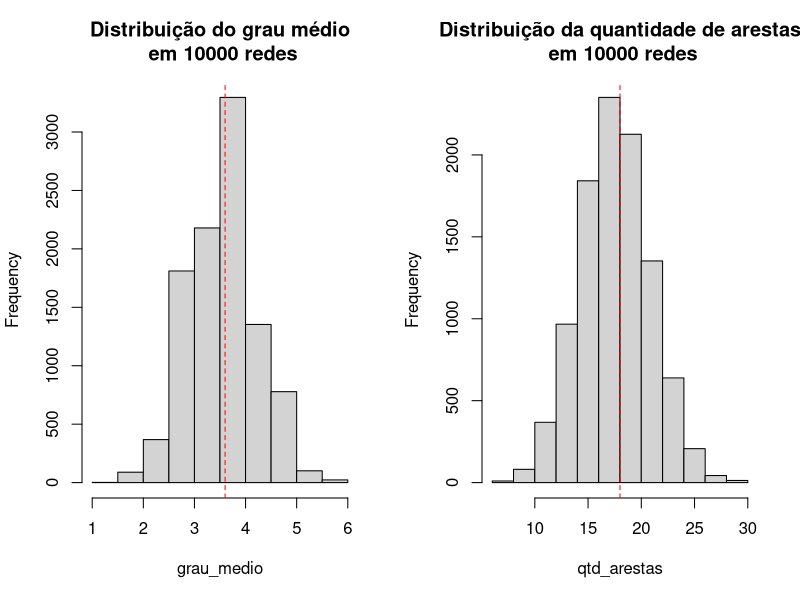

Write the R code that produced this figure.
## ---- chunk 1
knitr::opts_chunk$set(echo = FALSE)
library(igraph)
## ---- chunk 2
# gerar 10000 redes aleatorias
N <- 10
p <- 0.4
lista_grafos <- replicate(10000, igraph::sample_gnp(n = N, p = p), 
                          simplify = FALSE)
# calcular o grau medio em todos os grafos da lista
grau_medio <- sapply(lista_grafos, function(x) mean(degree(x)))
# calcular grau medio esperado de acordo com a equacao
grau_medio_esperado <- p * (N - 1)

# calcular a quantidade de arestas em todos os grafos da lista
qtd_arestas <- sapply(lista_grafos, ecount)
qtd_arestas_esperado <- p * N * (N-1)/2

# plotar histogramas
par(mfrow = c(1, 2))
# histograma do grau medio com linha vertical mostrando valor esperado
hist(grau_medio, main = "Distribuição do grau médio\n em 10000 redes")
abline(v = grau_medio_esperado, col = "red", lty = "dashed")
# histograma de L
hist(qtd_arestas, main = "Distribuição da quantidade de arestas\n em 10000 redes")
abline(v = qtd_arestas_esperado, col = "red", lty = "dashed")
